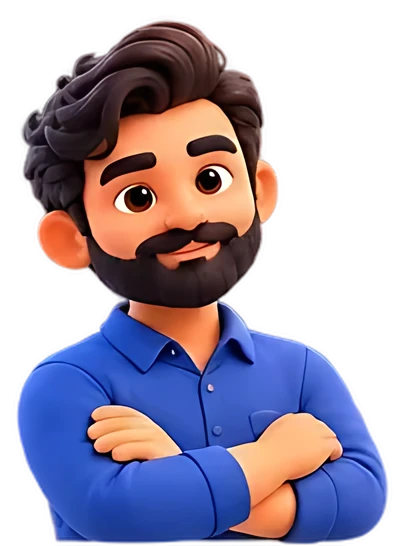
#> input picture assets/img/cto-arms-crossed.webp, 404 x 546 px; its folder holds 5 pictures in this run
$ python trim_characters.py
#> lines starting #> are read from the running program, lines starting #| are printed output that depends on the picture; after the words box and inside, x2 and y2 are one past the last pixel; in counts of white or black regions, pixels touching at a corner belong together
"""Remove stray specks and the bottom padding from the character cut-outs,
so each figure sits flush on the bottom edge of its .char-stage frame.
    python3 _src/trim_characters.py      (needs Pillow, numpy, scipy)
Safe to run more than once."""
import os, glob
import numpy as np
from PIL import Image
from scipy import ndimage

ROOT = os.path.join(os.path.dirname(os.path.abspath(__file__)), '..')
FILES = glob.glob(os.path.join(ROOT, 'assets/img/cto-*.webp')) + [os.path.join(ROOT, 'assets/img/ill-support.webp')]

for f in sorted(FILES):
    im = Image.open(f).convert('RGBA')
#> im is the input picture: PIL image 404x546 RGBA; mean R, G, B, A 112.4, 94.1, 120.7, 142.9
    a = np.array(im)
    solid = a[..., 3] > 40
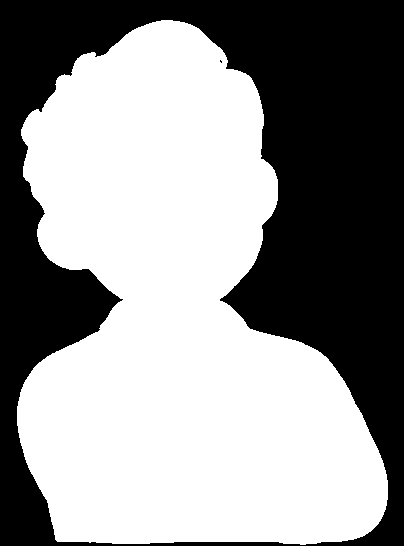
#> solid: shape (546, 404) bool; 57.4% white; 2 black regions (1 under 20 px), largest, box (x1, y1, x2, y2) and area: (0, 0, 404, 546) 93900
    lab, n = ndimage.label(ndimage.binary_dilation(solid, iterations=2))
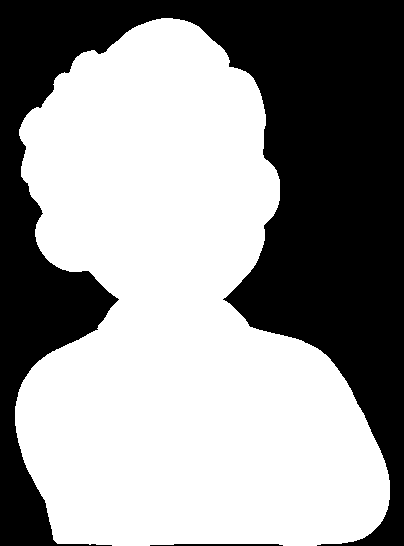
#> lab: shape (546, 404) int32; values 0 (black) and 1 (white), 58.9% white; 2 black regions, box (x1, y1, x2, y2) and area: (0, 0, 404, 546) 90489, (150, 544, 283, 546) 238
#> n = 1
    sizes = ndimage.sum(solid, lab, range(1, n + 1))
#> sizes = [126680]
    keep = np.zeros_like(solid)
    for k, sz in enumerate(sizes, 1):
        if sz >= sizes.max() * 0.01:  # drop specks smaller than 1% of the figure
            keep |= lab == k
#> this loop made 1 pass
#> (k, sz) on pass 1: (1, 126680)
    a[..., 3] = np.where(keep, a[..., 3], 0)
#> a: shape (546, 404, 4); 1.6% of pixels changed, all inside (x1, y1, x2, y2) = (11, 15, 393, 546)
    ys, xs = np.nonzero(a[..., 3] > 8)
    top, bottom = max(ys.min() - 8, 0), ys.max() + 1  # no padding under the figure
#> top = 10; bottom = 545
    left, right = max(xs.min() - 8, 0), min(xs.max() + 9, a.shape[1])
#> left = 8; right = 397
    Image.fromarray(a[top:bottom, left:right]).save(f, 'WEBP', quality=90, method=6)
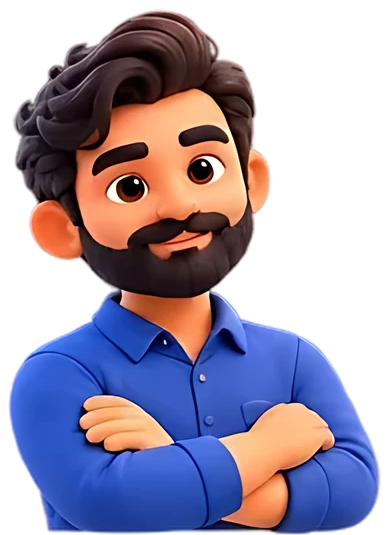
#> saved as cto-arms-crossed.webp: PIL image 389x535 RGBA; mean R, G, B, A 112.4, 93.7, 120.2, 151.4; transparent parts drawn white
    print(os.path.basename(f), im.size, '->', (right - left, bottom - top))
#| cto-arms-crossed.webp (404, 546) -> (389, 535)
#> pass 2 of the loop `for f in sorted(FILES):`:
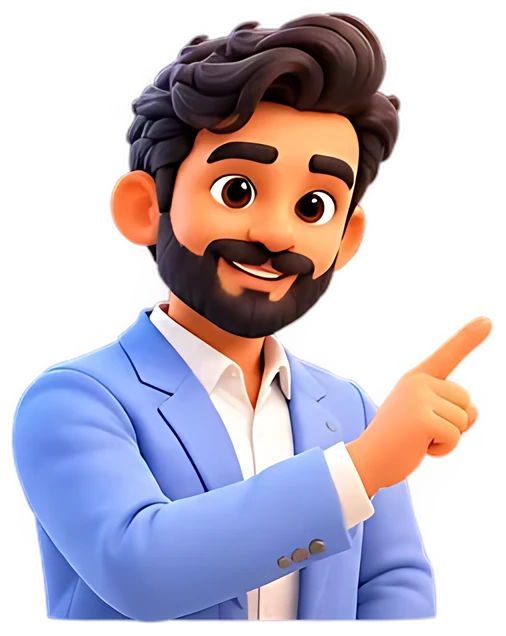
#> input picture assets/img/cto-blazer-pointing.webp, 506 x 636 px
#> im is the input picture: PIL image 506x636 RGBA; mean R, G, B, A 143.2, 123.3, 138.7, 139.6
#> `solid = a[..., 3] > 40`:
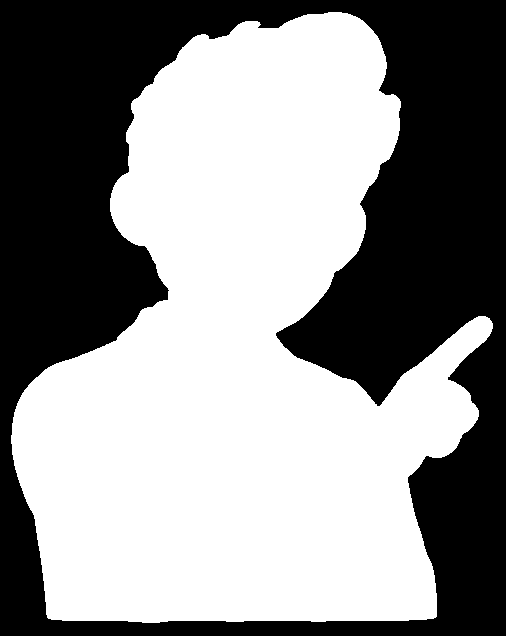
#> solid: shape (636, 506) bool; 56% white; 1 black region, box (x1, y1, x2, y2) and area: (0, 0, 506, 636) 141558
#> lab: shape (636, 506) int32; values 0 (black) and 1 (white), 57.3% white; 1 black region, box (x1, y1, x2, y2) and area: (0, 0, 506, 636) 137266
#> sizes = [180258]
#> the loop `for k, sz in enumerate(sizes, 1):` made 1 pass
#> (k, sz) on pass 1: (1, 180258)
#> a: shape (636, 506, 4)
#> top = 3; bottom = 624
#> left = 3; right = 501
#> `Image.fromarray(a[top:bottom, left:right]).save(f, 'WEBP', quality=90,..`:
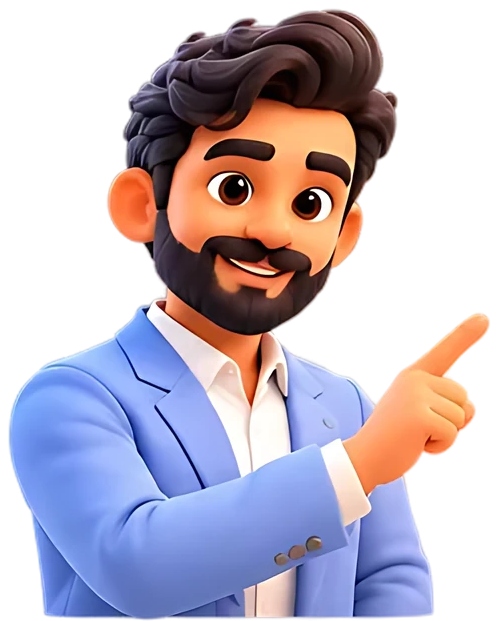
#> saved as cto-blazer-pointing.webp: PIL image 498x621 RGBA; mean R, G, B, A 143.8, 123.4, 138.2, 145.2; transparent parts drawn white
#| cto-blazer-pointing.webp (506, 636) -> (498, 621)
#> pass 3 of the loop `for f in sorted(FILES):`:
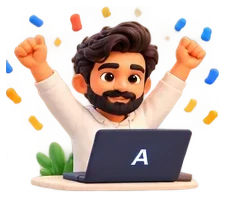
#> input picture assets/img/cto-celebrate.webp, 225 x 198 px
#> im is the input picture: PIL image 225x198 RGBA; mean R, G, B, A 143.9, 120.6, 92.4, 123.7
#> solid: shape (198, 225) bool; 51.1% white; 1 black region, box (x1, y1, x2, y2) and area: (0, 0, 225, 198) 21778
#> `lab, n = ndimage.label(ndimage.binary_dilation(solid, iterations=2))`:
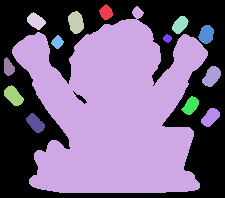
#> lab: shape (198, 225) int32; 15 distinct labels, from 0 to 14; one colour per label, 0 black
#> n = 14
#> sizes = [82, 21248, 175, 130, 119, 135, 19, 58, 71, 167, 164, 123, 142, 139]
#> the loop `for k, sz in enumerate(sizes, 1):` made 14 passes
#> sz on passes 1 to 8: 82, 21248, 175, 130, 119, 135, 19, 58
#> a: shape (198, 225, 4)
#> top = 0; bottom = 192
#> left = 6; right = 215
#> `Image.fromarray(a[top:bottom, left:right]).save(f, 'WEBP', quality=90,..`:
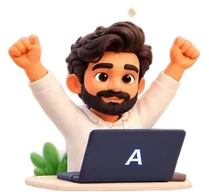
#> saved as cto-celebrate.webp: PIL image 209x192 RGBA; mean R, G, B, A 152.6, 126.7, 96.1, 129.2; transparent parts drawn white
#| cto-celebrate.webp (225, 198) -> (209, 192)
#> the loop made 5 passes; the first 3 are shown
